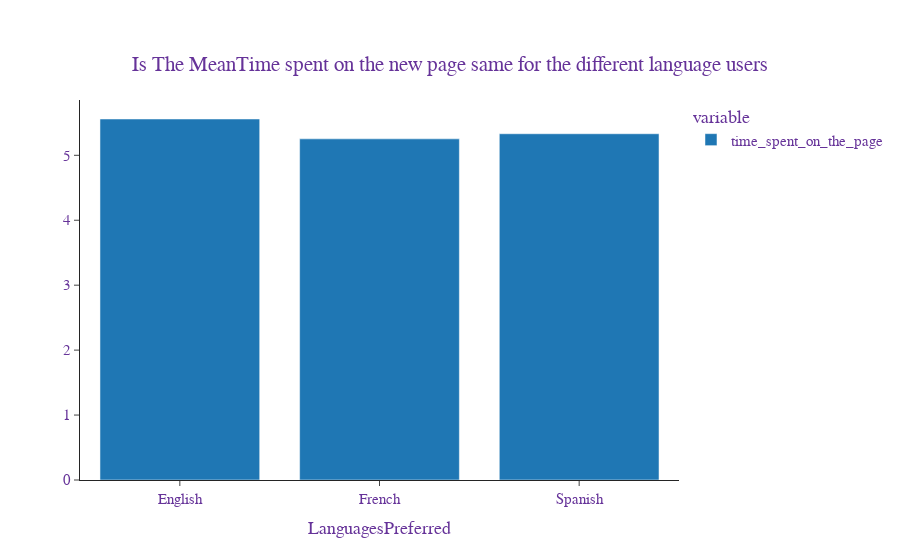

The cell this chart's notebook holds for it:
### Code cell
ax=px.bar(mean ,labels={'pop':'language_preferred'},template="simple_white",title="Is The MeanTime spent on the new page same for the different language users")
ax.update_layout(title_y=0.9,title_x=0.5,yaxis=None,xaxis=None,  xaxis_title="LanguagesPreferred",
    font=dict(
        family="Times New Roman",
        size=15,
        color="RebeccaPurple"
    )
    )

### Figure 1 — Plotly figure (JSON) as saved in the notebook; plotly's stock layout.template omitted (floating-point values rounded to 4 significant figures)
{"data": [{"alignmentgroup": "True", "hovertemplate": "variable=time_spent_on_the_page<br>language_preferred=%{x}<br>value=%{y}<extra></extra>", "legendgroup": "time_spent_on_the_page", "marker": {"color": "#1F77B4", "pattern": {"shape": ""}}, "name": "time_spent_on_the_page", "offsetgroup": "time_spent_on_the_page", "orientation": "v", "showlegend": true, "textposition": "auto", "type": "bar", "x": ["English", "French", "Spanish"], "xaxis": "x", "y": [5.559, 5.253, 5.332], "yaxis": "y"}], "layout": {"barmode": "relative", "font": {"color": "RebeccaPurple", "family": "Times New Roman", "size": 15}, "legend": {"title": {"text": "variable"}, "tracegroupgap": 0}, "title": {"text": "Is The MeanTime spent on the new page same for the different language users", "x": 0.5, "y": 0.9}, "xaxis": {"title": {"text": "LanguagesPreferred"}}, "yaxis": {}}}
